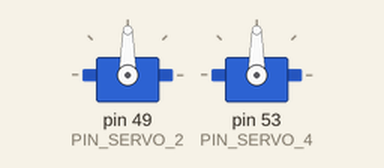
Simulated run of this sketch. Board: Arduino Mega 2560, built with avr-gcc and run on an emulated ATmega2560. On the bench: 2 × servo.

Above: at 0.1 s.
At 5.1 s:
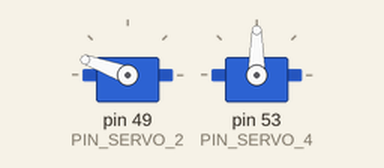
Timing chart, 0 to 6.6 s (numbered marks = the images above):
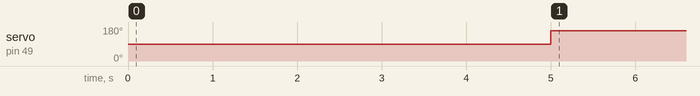

The sketch:

testServo.ino
```cpp
#include <Servo.h>

 #define PIN_SERVO_1 47
 #define PIN_SERVO_2 49
 #define PIN_SERVO_3 51
 #define PIN_SERVO_4 53


  Servo servo1;
  Servo servo2;
  Servo servo3;
  Servo servo4;

void setup() {
  // put your setup code here, to run once:
  //servo1.attach(PIN_SERVO_1);
  servo2.attach(PIN_SERVO_2, 900, 2500);
  servo3.attach(PIN_SERVO_4, 900, 2500);

  delay(5000);
}

void loop() {

  /*
  servo2.write(40);
  servo3.write(155);
  delay(2000);
  servo2.write(110);
  servo3.write(85);
  delay(2000);
  servo2.write(175);
  servo3.write(10);
  delay(2000);
  */
  /*servo3.write(15);
  delay(2000);
  servo3.write(100);
  delay(2000);
  servo3.write(80);*/
  /*
  for( int i=80; i >=0;--i)
  {
   servo3.write(i);
   delay(1000);
  }*/

  servo2.write(160);

}
```

Measured:
- by itself, servo on pin 49 (PIN_SERVO_2): 90° → 160° at 5.0 s
